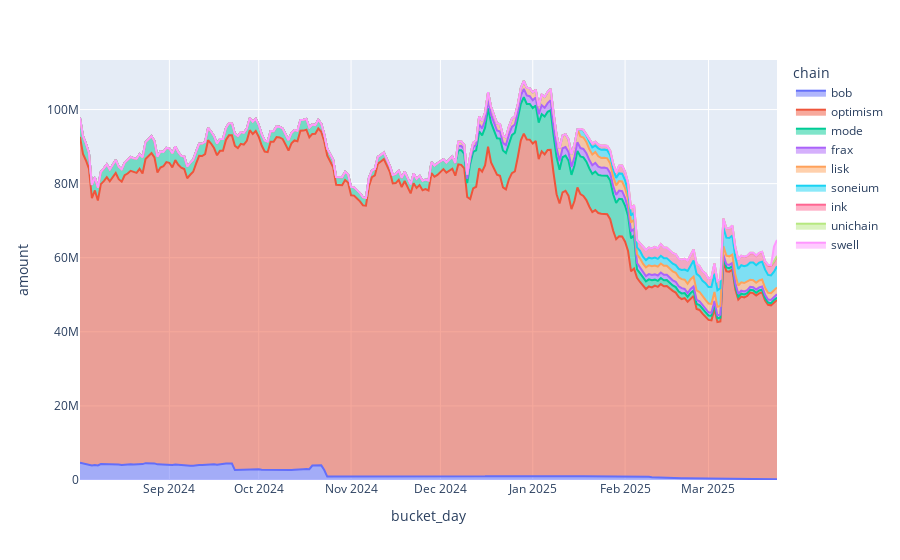

The code cell stored with this chart in its notebook:
### Code cell
df_events = client.to_pandas("""
select
    bucket_day,
    from_artifact_namespace as chain,
    sum(amount) as amount
from int_events_daily__defillama_tvl
where
    project_id = '5/9fRbVoDF7pHwBdiMbNUbKhidEt/12Ojt9f8cWoZnQ='
    and bucket_day > DATE('2024-08-01')
group by 1,2
order by 1
""")
px.area(df_events, x='bucket_day', y='amount', color='chain')
